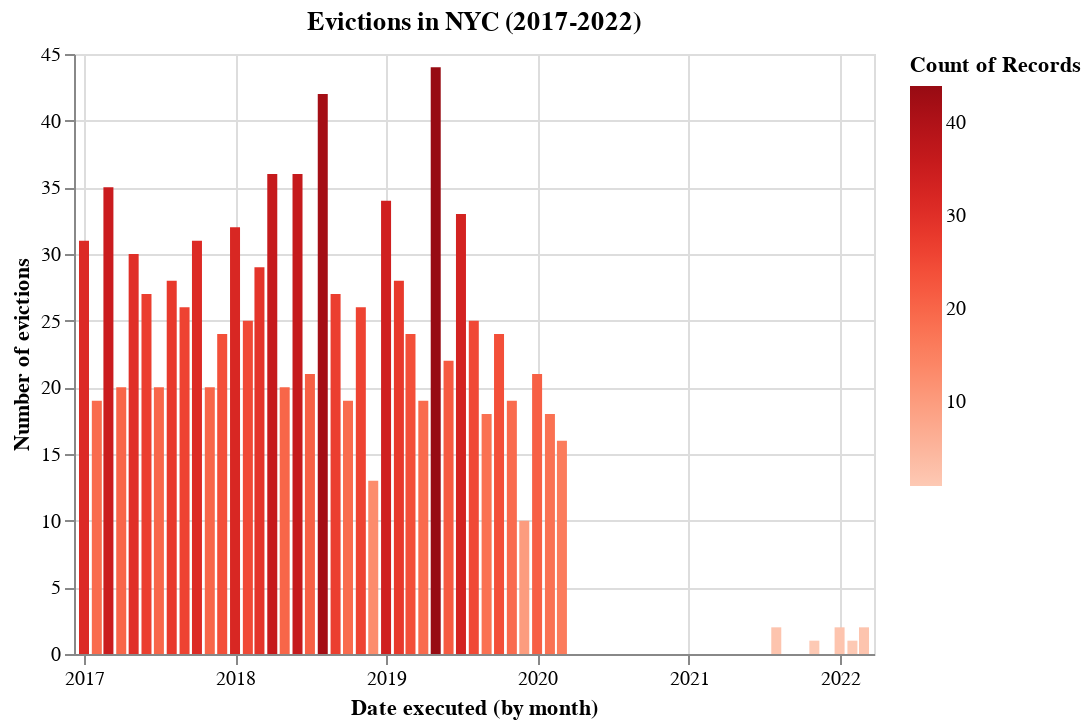

This figure's notebook cell:
### Markdown cell above
We can also play around with different color schemes. Let's say you want to color by a continuous quantitative value (like # of evictions) using a gradient color scheme.  In the argument of `alt.Color()`, you can write `scale = alt.Scale(scheme = "scheme_name")` to specify your color scheme.  Altair uses [Vega color schemes](https://vega.github.io/vega/docs/schemes/).

Let's try this using a simple "reds" scheme, so that months during which a high number of evictions occurred are shown in dark red.

### Code cell
# Create a bar chart with color as a function of count()
evictions_gradient = alt.Chart(eviction_df, title="Evictions in NYC (2017-2022)").mark_bar().encode(
     x = alt.X('year_month:T', axis=alt.Axis(title="Date executed (by month)")),
     y = alt.Y('count()', axis=alt.Axis(title="Number of evictions")),
     color=alt.Color('count()', scale=alt.
                      Scale(scheme = 'reds'))
    )

evictions_gradient

### Figure 1 — Vega-Lite specification as saved in the notebook (floating-point values rounded to 4 significant figures; data arrays with more than 128 entries replaced by an {"elided": "..."} marker saying what was removed)
{"config": {"view": {"continuousWidth": 400, "continuousHeight": 300}}, "data": {"name": "data-2a7a59bb84bc1d850c72a1c063ec54b1"}, "mark": "bar", "encoding": {"color": {"aggregate": "count", "scale": {"scheme": "reds"}, "type": "quantitative"}, "x": {"axis": {"title": "Date executed (by month)"}, "field": "year_month", "type": "temporal"}, "y": {"aggregate": "count", "axis": {"title": "Number of evictions"}, "type": "quantitative"}}, "title": "Evictions in NYC (2017-2022)", "$schema": "https://vega.github.io/schema/vega-lite/v4.17.0.json", "datasets": {"data-2a7a59bb84bc1d850c72a1c063ec54b1": {"elided": "1000 records"}}}
